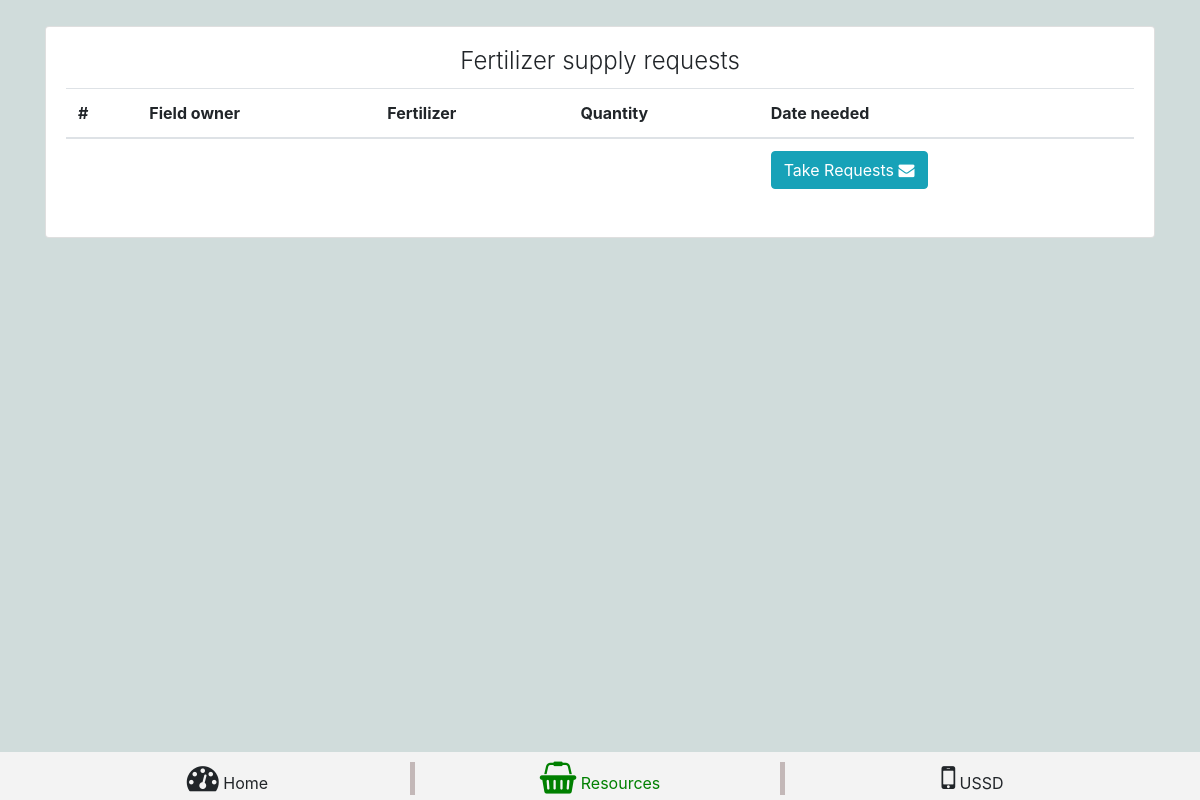
Before: /fertilizer.php with the older database file.
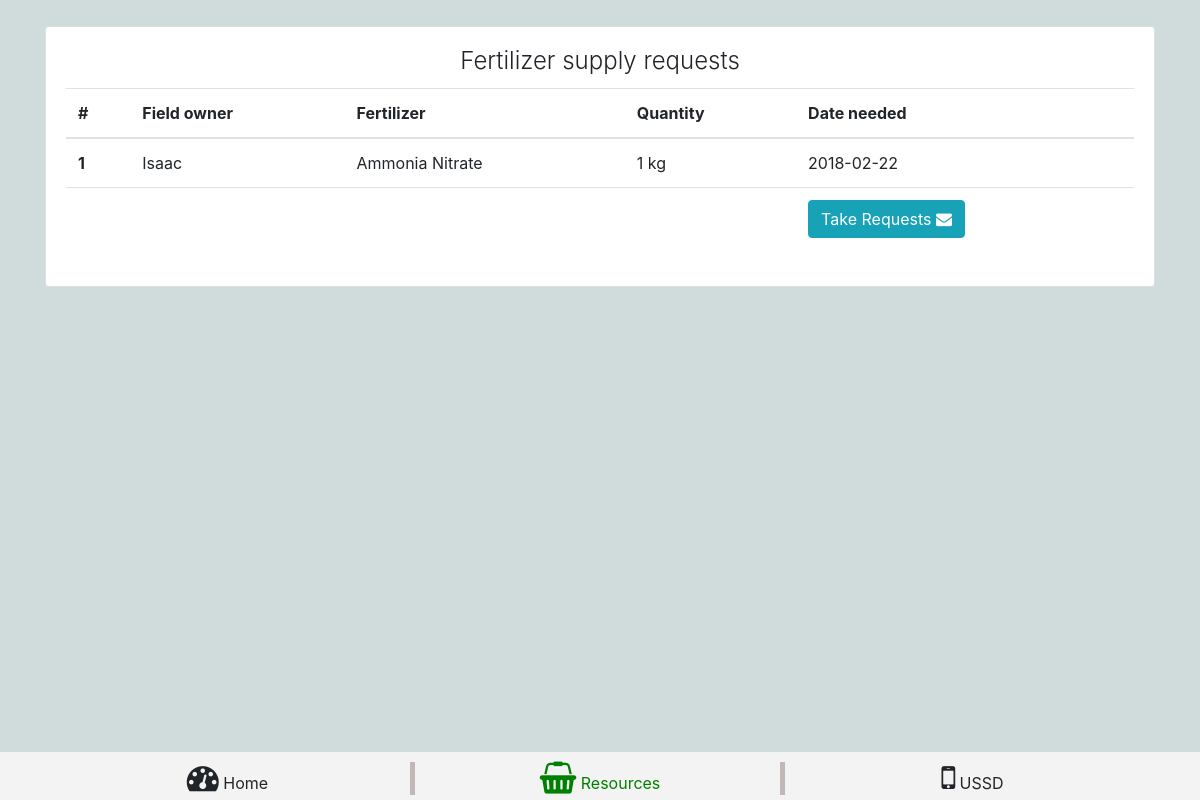
After: the same page with the newer database file.
### tables this page shows
CREATE TABLE `field_fertilizer` (
  `id` int(11) NOT NULL,
  `field` int(11) NOT NULL,
  `fertilizer` int(11) NOT NULL,
  `quantity` int(11) NOT NULL,
  `date_needed` date NOT NULL
);

CREATE TABLE `fields` (
  `id` int(11) NOT NULL,
  `ownerName` varchar(128) NOT NULL,
  `location` varchar(256) NOT NULL,
  `purpose` varchar(1024) NOT NULL,
  `phone` varchar(1024) DEFAULT NULL,
  `locationName` varchar(256) NOT NULL,
  `ownerId` int(11) NOT NULL,
  `type` varchar(32) NOT NULL,
  `width` float NOT NULL,
  `stages` int(11) NOT NULL,
  `total_produce` int(11) NOT NULL
);

CREATE TABLE `fertilizer` (
  `id` int(11) NOT NULL,
  `name` varchar(128) NOT NULL,
  `quality` varchar(32) DEFAULT NULL COMMENT 'like 17-17-12'
);

### functions.php (called while the page is built, shortened)
<?php
	include_once "admin/db.php";
	function next_message($field){
		global $conn;
		$query = $conn->query("SELECT * FROM field_messages JOIN messages ON field_messages.message = messages.id WHERE field_messages.field = \"$field\" LIMIT 1");
		return $query->fetch_assoc();
	}
?>

### fertilizer.php (the view, shortened to what this page needs)
<!DOCTYPE html>
<html lang="en">
    <head>
        <link rel="stylesheet" type="text/css" href="css/facss/font-awesome.min.css">
        <link rel="stylesheet" type="text/css" href="css/bootstrap.min.css">
        <link rel="stylesheet" type="text/css" href="css/style.css">
    </head>
    <?php
        include 'admin/db.php';
        include_once "functions.php";
    ?>
<body>
    <div class="page">
        <div class="container">
            <div class="row">
                <div class="col-md-12">
                    <div class="card">
                        <div class="card-block card-body">
                            <div class="card-title mod-title text-center">Fertilizer supply requests</div>
                            <table class="table">
                                <thead>
                                    <tr>
                                      <th scope="col">#</th>
                                      <th scope="col">Field owner</th>
                                      <th scope="col">Fertilizer</th>
                                      <th scope="col">Quantity</th>
                                      <th scope="col">Date needed</th>
                                    </tr>
                                </thead>
                                <tbody>
                                <?php
                                    $query = $conn->query("SELECT * FROM field_fertilizer JOIN fertilizer ON field_fertilizer.fertilizer = fertilizer.id JOIN fields ON field_fertilizer.field = fields.id ") or die("error getting fields $conn->error");
                                    $n = 0;
                                    while ($data = $query->fetch_assoc()) {
                                        $ownerName = $data['ownerName']??"Muhinzi";
                                        $next_message = next_message($data['id']);
                                        $nmessage = $next_message['text'];
                                        $message = str_ireplace("\$name", $ownerName, str_ireplace("\$litters", rand(10, 20),
                                            str_ireplace("\$fert_kg", rand(6, 9), $nmessage)));
                                        ?>
                                        <tr data-message="<?php echo $message; ?>" data-phone="<?php echo $data['phone']; ?>">
                                          <th scope="row"><?php echo $n+1; ?></th>
                                          <td><?php echo $data['ownerName']; ?></td>
                                          <td data-role='phone'><?php echo $data['name']; ?></td>
                                          <td><?php echo $data['quantity']; ?> kg</td>
                                          <td><?php echo $data['date_needed']; ?></td>
                                        </tr>
                                        <?php
                                        $n++;
                                    }
                                ?>
                                    <tr>
                                        <th scope="row"></th>
                                        <td></td>
                                        <td></td>
                                        <td></td>
                                        <td><button class="btn btn-info" id="sendbroadcasts" data-message="<?php echo $message; ?>">Take Requests <i class="fa fa-envelope"></i></button></td>
                                    </tr>
                                </tbody>
                            </table>
                        </div>
                    </div>
                </div>
            </div>
        </div>
        <div class="container-fluid menu-stick-footer container-full">
            <div class="container">
                <div class="row no-gutters">
                    <div class="col col-4">
                        <div class="menu-item">
                            <a href="index.php"><span><i class="fa fa-2x fa-dashboard"> </i></span> Home</a>
                        </div>
                    </div>
                    <div class="col col-4">
                        <div class="menu-item m_active">
                            <a href="fertilizer.php"><span><i class="fa fa-2x fa-shopping-basket"> </i></span> Resources</a>
                        </div>
                    </div>
                    <div class="col col-4">
                        <div class="menu-item">
                            <a href="ussd"><span><i class="fa fa-2x fa-mobile"> </i></span> USSD</a>
                        </div>
                    </div>
                </div>
            </div>
        </div>
    </div>
</body>
</html>

Changed rows visible on the page:
added field_fertilizer: field.ownerName "Isaac", fertilizer.name "Ammonia Nitrate", quantity "1", date_needed "2018-02-22"
